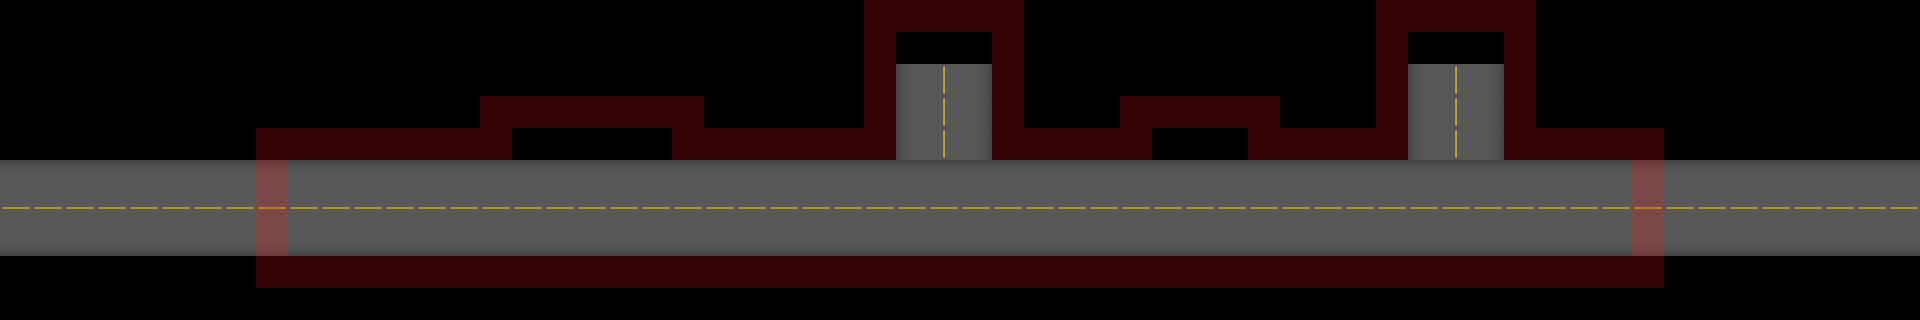

A level layout from a 2D game, rendered from its tile map. Below: a short description, then the map file with tile-grid data replaced by summaries:
An orthogonal 60x10 tile map with 32x32 px tiles, 2 tile layers (Floor, Walls), 2 tilesets and 9 objects (Player Spawn 0, Level Name Hospital, Level Name Apartments, Level Name Offices, Level Name Sewer, ...).

<map version="1.0" orientation="orthogonal" width="60" height="10" tilewidth="32" tileheight="32">
 <tileset firstgid="1" name="Transparents" tilewidth="32" tileheight="32">
  <image source="tile_markers.png" width="96" height="32" />
  <tile id="2">
   <properties>
    <property name="IsWall" value="Yes" />
   </properties>
  </tile>
 </tileset>
 <tileset firstgid="4" name="LS1" tilewidth="32" tileheight="32">
  <image source="level_select_tileset.png" width="64" height="192" />
 </tileset>
 <layer name="Floor" width="60" height="10">
  <data>[600 cells, 198 non-empty, 6 distinct tile ids]</data>
 </layer>
 <layer name="Walls" width="60" height="10">
  <data>[600 cells, 114 non-empty, 1 distinct tile ids]</data>
 </layer>
 <objectgroup name="Spawns" width="60" height="10">
  <object name="Player Spawn 0" x="336" y="173" width="52" height="73" />
 </objectgroup>
 <objectgroup name="Level Names Locations" width="60" height="10">
  <object name="Level Name Hospital" x="497" y="110" width="170" height="36" />
  <object name="Level Name Apartments" x="886" y="22" width="118" height="30" />
  <object name="Level Name Offices" x="2277" y="215" width="257" height="89" />
  <object name="Level Name Sewer" x="2804" y="37" width="215" height="69" />
 </objectgroup>
 <objectgroup name="Arrow Sprites Locations" width="60" height="10">
  <object name="Arrow Sprite Hospital" x="1145" y="315" width="44" height="44" />
  <object name="Arrow Sprite Apartments" x="1869" y="139" width="37" height="35" />
  <object name="Arrow Sprite Offices" x="2385" y="325" width="36" height="37" />
  <object name="Arrow Sprite Sewer" x="2897" y="137" width="29" height="33" />
 </objectgroup>
</map>
